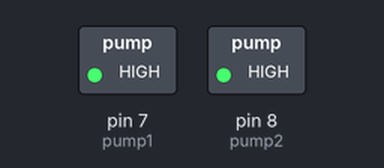
Recording of a sketch running on a simulated Arduino Uno, built with avr-gcc and run on an emulated ATmega328P. Shown: switched loads named in the sketch (green lamp = pin HIGH). What the sketch prints to the serial monitor is not drawn.

Above: at 0.1 s.
Timing chart, 0 to 1.6 s (numbered marks = the images above):
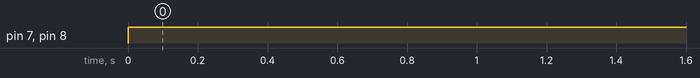

The sketch:

plant_watering_with_two_pumps_v2.ino
```cpp
int sensorpin1 = A0;
int sensorpin2 = A1;
int sensorValue1;
int sensorValue2;

int pump1 = 7;
int pump2 = 8;

int nedves = 400;
int szaraz = 820;
int threshold = 95;

void setup() {
  // put your setup code here, to run once:
  Serial.begin(9600);
  pinMode(pump1, OUTPUT);
  pinMode(pump2, OUTPUT);

}

void loop() {

  sensorValue1 = analogRead(sensorpin1);
  sensorValue2 = analogRead(sensorpin2);

  int szarazsag1 = map(sensorValue1, nedves, szaraz, 0, 100);
  int szarazsag2 = map(sensorValue2, nedves, szaraz, 0, 100);

  char toggle = Serial.read();

  Serial.print(szarazsag1);
  Serial.print(",");
  Serial.print(szarazsag2);
  Serial.println("");

  if (szarazsag1 > threshold || toggle == 'v') //if the soil is try then pump out water for 1 second
   {
   digitalWrite(pump1, LOW);
   delay(1000);
   digitalWrite(pump1, HIGH);
   }
   else if (szarazsag2 > threshold || toggle == 'f')
      {
   digitalWrite(pump2, LOW);
   delay(1000);  //run pump for 1 second;
   digitalWrite(pump2, HIGH);
   }
   else
   {
   digitalWrite(pump1, HIGH);
   digitalWrite(pump2, HIGH);
   }
   delay(1800000); //30 min
   //delay(80000);
   //delay(75000);
}
```

Measured:
- by itself, pin 7 (pump1), pin 8 (pump2): LOW → HIGH at 0.00 s
